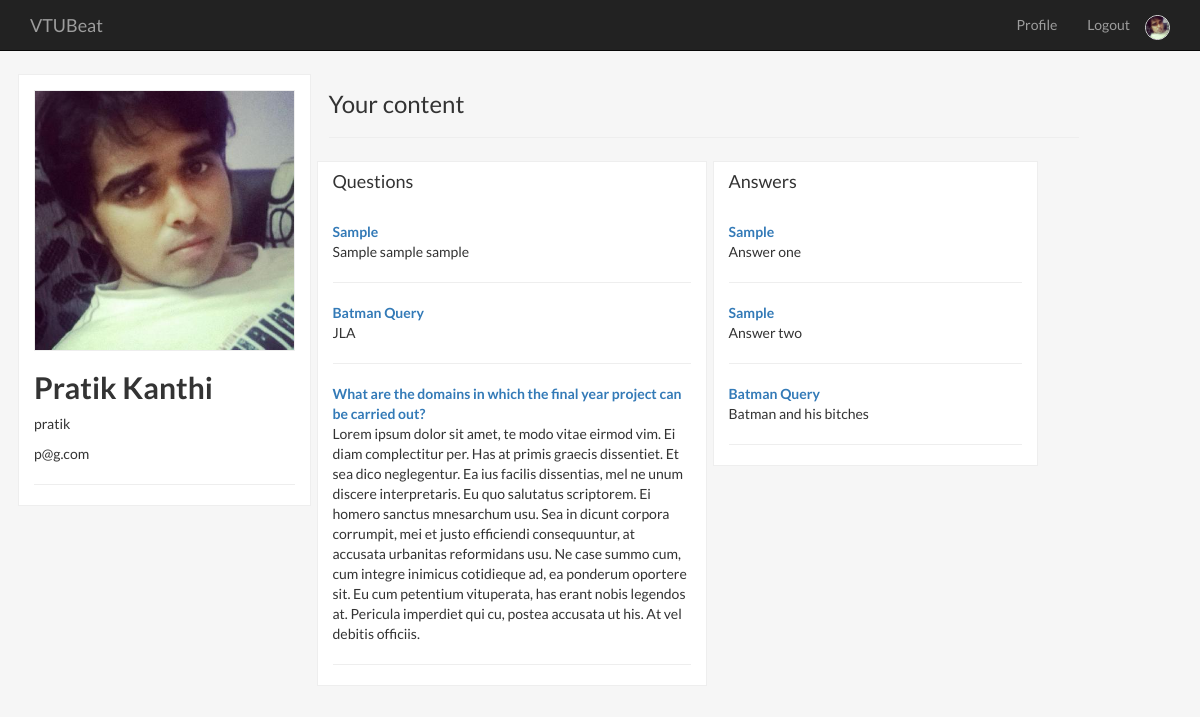
/accounts/profile/ (signed in), run on an earlier commit of the app's database.
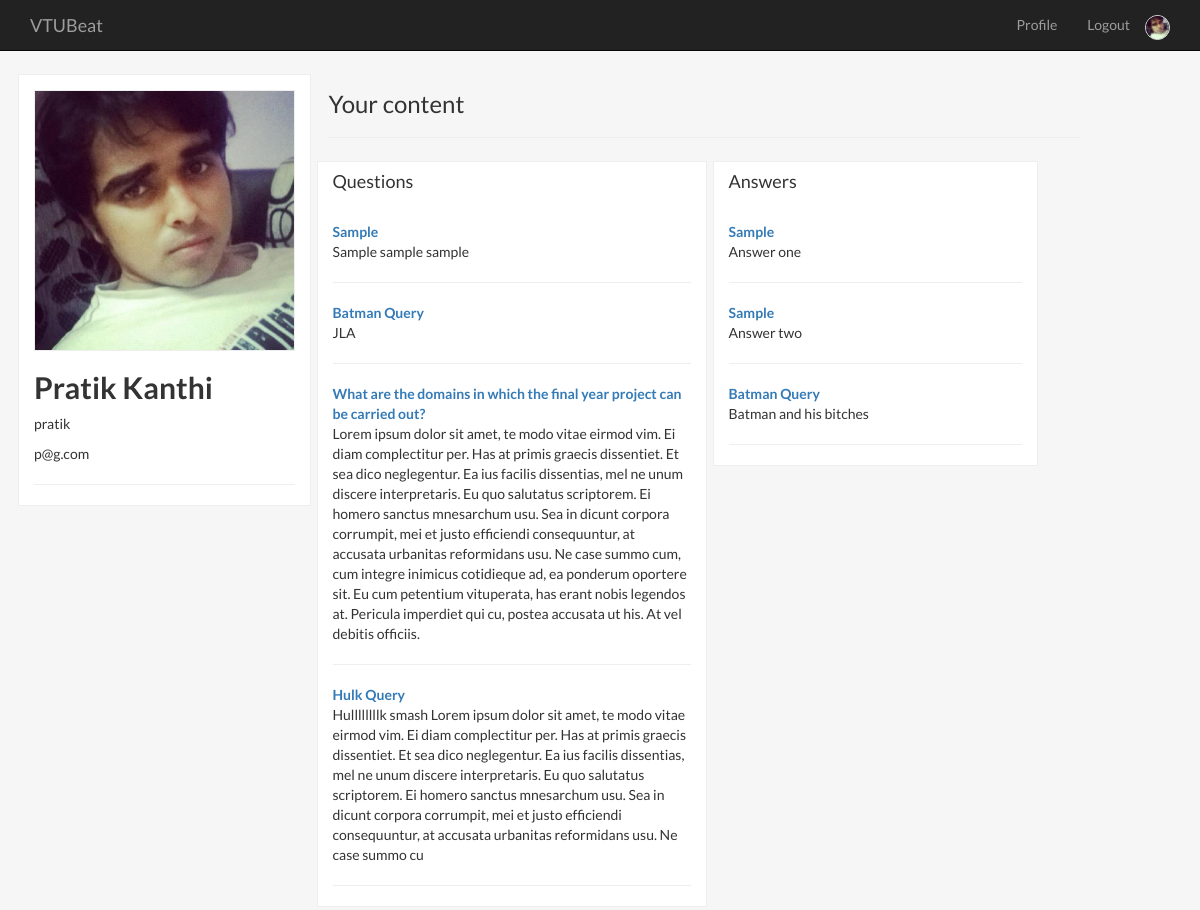
And on a later commit of the database.
### post/models.py (models this page shows)
class Query(models.Model):
    title = models.CharField(max_length=255)
    query_details = models.TextField()
    date = models.DateTimeField(default = datetime.now)
    query_by = models.ForeignKey(User)
    query_cat = models.ForeignKey(Category,null=True)
    query_slug = models.SlugField()
    class Meta:
        verbose_name_plural = 'Queries'
    def __unicode__(self):
		return self.title

class Answer(models.Model):
    answer_text = models.TextField()
    answer_date = models.DateTimeField(default = datetime.now)
    answer_to_query =  models.ForeignKey(Query)
    answer_by = models.ForeignKey(User)
    class Meta:
        verbose_name_plural = 'Answers'
    def __unicode__(self):
		return self.answer_text

### post/views.py (the view)
# urls.py: url(r'^accounts/profile/',post_views.profile),
def profile(request):
    user_profile = UserProfile.objects.get(user=request.user)
    queries = Query.objects.filter(query_by = request.user )
    answers = Answer.objects.filter(answer_by = request.user)
    return render(request,"profile.html",{"user_profile":user_profile,"queries":queries,"answers":answers,})

### templates/profile.html (shortened to what this page needs)
{% extends "base.html" %}
{% block content%}
<div class="container">
  <div class="row">
    <div class="col-md-3 sidebar">
        <img class="profile-picture" src="{{ MEDIA_URL }}{{ user_profile.profile_picture }}" width="100%"/>
        <h2><b>{{ request.user.first_name }}&nbsp;{{ request.user.last_name }}</b></h2>
        <p>{{ request.user.username }}</p>
        <p>{{ request.user.email }}
        <hr/>
    </div>
    <div class="col-md-8">
        <h3>Your content</h3>
        <hr/>
        <div class="row">
          <div class="col-md-6 user-questions">
            <h4>Questions</h4>
            <br/>
            {% for query in queries %}
              <div class="query not-inline">
                <a href="http://{{ request.META.HTTP_HOST }}/query/{{ query.query_slug }}"><b>{{ query }}</b></a>
                <p>{{ query.query_details }}
              </div>
              <hr/>
            {% endfor %}
          </div>
          <div class="col-md-5 user-answers">
            <h4>Answers</h4>
              <br/>
              {% for answer in answers %}
              <a href="http://{{ request.META.HTTP_HOST }}/query/{{ answer.answer_to_query.query_slug }}"><b>{{ answer.answer_to_query.title }}</b></a>
              <p>{{ answer }}</p>
              <hr/>
              {% endfor %}
          </div>
          </div>
        </div>
    </div>
  </div>
{% endblock %}

What changed in the data, as far as the page shows it:
added Query: title "Hulk Query", query_details "Hullllllllk smash Lorem ipsum dolor sit amet, te modo vitae eirmod vim. Ei diam complectitur per. Has at primis graecis dissentiet. Et sea dico neglegentur. Ea ius facilis dissentias, mel ne unum discere interpretaris. Eu quo salutatus scriptorem. Ei homero sanctus mnesarchum usu. Sea in dicunt corpora corrumpit, mei et justo efficiendi consequuntur, at accusata urbanitas reformidans usu. Ne case summo cu"
